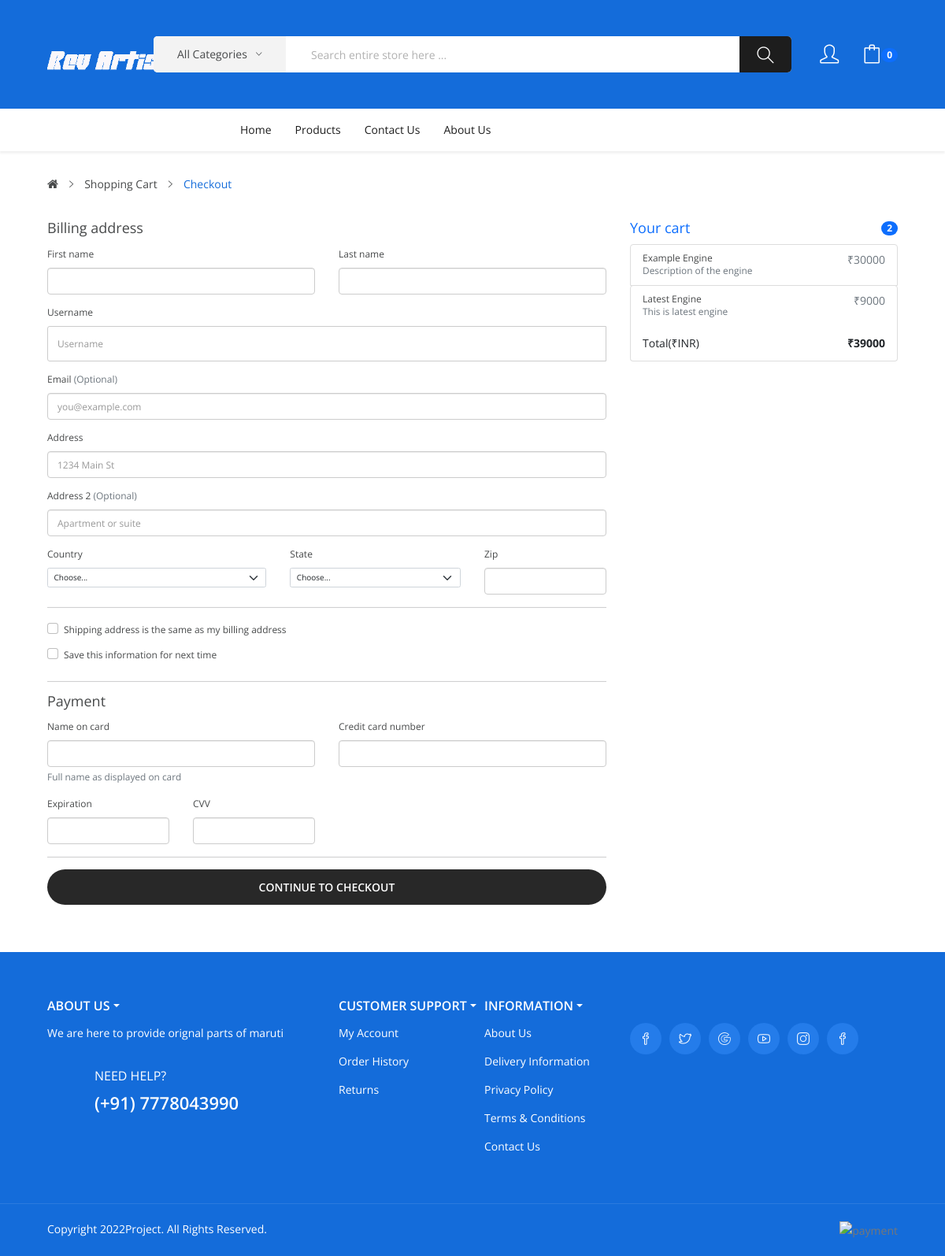
/products/checkout/ (signed in), run on the app's committed database.
### products/models.py (models this page shows, shortened)
class Cart(models.Model):
    user = models.ForeignKey(to=User, on_delete=models.CASCADE)
    product = models.ForeignKey(to=Product, on_delete=models.CASCADE)
    quantity = models.IntegerField(default=1)
    total = models.IntegerField(null=True, blank=True)

class Product(models.Model):
    name = models.CharField(max_length=200, null=False, blank=False)
    slug = models.SlugField(max_length=100, null=True, blank=True, unique=True)
    description = models.TextField(null=False, blank=False)
    price = models.FloatField()
    image = models.ImageField(upload_to='products')
    quantity = models.IntegerField()
    available = models.BooleanField(null=False)
    brand = models.CharField(max_length=150, null=False, blank=False)
    category = models.ForeignKey(to=Category, on_delete=models.CASCADE)
    created_at = models.DateTimeField(default=datetime.now(), editable=False)

### products/views.py (the view)
# urls.py: path('checkout/',views.checkout, name='checkout'),
def checkout(request):
     if request.method == 'GET':
        cart = Cart.objects.filter(user=request.user)
        cart_total=0
        context = {}
        for c in cart:
            cart_total += c.total
        context = {
            'cart':cart,
            'total':cart_total
        }
        return render(request,'Rev_Artisan/checkout.html',context)

### templates/Rev_Artisan/checkout.html (shortened to what this page needs)
{% extends 'Rev_Artisan/base.html' %}
{% block content %}
<div class="breadcrumbs">
    <div class="container">
        <div class="container-inner">
            <ul class="breadcrumb">
                <li><a href="{% url 'home-page' %}"><i class="fa fa-home"></i></a></li>
                <li><a href="{% url 'cart' %}">Shopping Cart</a></li>
                <li><a href="{% url 'checkout' %}">Checkout</a></li>
            </ul>
        </div>
    </div>
</div>
<br>
<div class="container">
    <main>
        <div class="row g-5">
            <div class="col-md-5 col-lg-4 order-md-last">
                <h4 class="d-flex justify-content-between align-items-center mb-3">
                    <span class="text-primary">Your cart</span>
                    <span class="badge bg-primary rounded-pill">{{ cart|length }}</span>
                </h4>
                {% for view in cart %}
                <ul class="list-group mb-3">
                    <li class="list-group-item d-flex justify-content-between lh-sm">
                        <div>
                            <h6 class="my-0">{{view.product.name}}</h6>
                            <small class="text-muted">{{view.product.description}}</small>
                        </div>
                        <span class="text-muted">₹{{view.total}}</span>
                    </li>
                    {% endfor %}
                    <li class="list-group-item d-flex justify-content-between">
                        <span>Total(₹INR)</span>
                        <strong>₹{{ total }}</strong>
                    </li>
                </ul>
            </div>
            <div class="col-md-7 col-lg-8">
                <h4 class="mb-3">Billing address</h4>
                <form class="needs-validation" novalidate>
                    <div class="row g-3">
                        <div class="col-sm-6">
                            <label for="firstName" class="form-label">First name</label>
                            <input type="text" class="form-control" id="firstName" placeholder="" value="" required>
                        </div>
                        <div class="col-sm-6">
                            <label for="lastName" class="form-label">Last name</label>
                            <input type="text" class="form-control" id="lastName" placeholder="" value="" required>
                        </div>
                        <div class="col-sm-12">
                            <label for="username" class="form-label">Username</label>
                            <div class="input-group has-validation">
                                <input type="text" class="form-control" id="username" placeholder="Username" required>
                            </div>
                        </div>
                        <div class="col-sm-12">
                            <label for="email" class="form-label">Email <span
                                    class="text-muted">(Optional)</span></label>
                            <input type="email" class="form-control" id="email" placeholder="you@example.com">
                        </div>
                        <div class="col-sm-12">
                            <label for="address" class="form-label">Address</label>
                            <input type="text" class="form-control" id="address" placeholder="1234 Main St" required>
                        </div>
                        <div class="col-sm-12">
                            <label for="address2" class="form-label">Address 2 <span
                                    class="text-muted">(Optional)</span></label>
                            <input type="text" class="form-control" id="address2" placeholder="Apartment or suite">
                        </div>
                        <div class="col-md-5">
                            <label for="country" class="form-label">Country</label>
                            <select class="form-select" id="country" required>
                                <option value="">Choose...</option>
                            </select>
                        </div>
                        <div class="col-md-4">
                            <label for="state" class="form-label">State</label>
                            <select class="form-select" id="state" required>
                                <option value="">Choose...</option>
                            </select>
                        </div>
                        <div class="col-md-3">
                            <label for="zip" class="form-label">Zip</label>
                            <input type="text" class="form-control" id="zip" placeholder="" required>
                        </div>
                    </div>
                    <hr class="my-4">
                    <div class="form-check">
                        <input type="checkbox" class="form-check-input" id="same-address">
                        <label class="form-check-label" for="same-address">Shipping address is the same as my billing
                            address</label>
                    </div>
                    <div class="form-check">
                        <input type="checkbox" class="form-check-input" id="save-info">
                        <label class="form-check-label" for="save-info">Save this information for next time</label>
                    </div>
                    <hr class="my-4">
                    <h4 class="mb-3">Payment</h4>
                    <div class="row gy-3">
                        <div class="col-md-6">
                            <label for="cc-name" class="form-label">Name on card</label>
                            <input type="text" class="form-control" id="cc-name" placeholder="" required>
                            <small class="text-muted">Full name as displayed on card</small>
                        </div>
                        <div class="col-md-6">
                            <label for="cc-number" class="form-label">Credit card number</label>
                            <input type="text" class="form-control" id="cc-number" placeholder="" required>
                        </div>
                        <div class="col-md-3">
                            <label for="cc-expiration" class="form-label">Expiration</label>
                            <input type="text" class="form-control" id="cc-expiration" placeholder="" required>
                        </div>
                        <div class="col-md-3">
                            <label for="cc-cvv" class="form-label">CVV</label>
                            <input type="text" class="form-control" id="cc-cvv" placeholder="" required>
                        </div>
                    </div>
                    <hr class="my-4">
                    <button class="w-100 btn btn-primary btn-lg" type="submit">Continue to checkout</button>
                </form>
            </div>
        </div>
    </main>
</div>
</div>
{% endblock content %}

### static/Rev_artisan/theme.css (style rules this page uses)
body { font-family: 'Open Sans', sans-serif }
h1, h2, h3, h4, h5, h6 { font-family: 'Open Sans', sans-serif }
body { font-size: 1.4rem; font-weight: 400; color: #47494A }
h1, h2, h3, h4, h5, h6 { font-weight: 400; color: #47494A }
a { color: #47494A }
button, .btn, .btn-primary { color: #FFFFFF; background-color: #282828; border-color: #282828; background-image: none }

### data on the page
Cart: product.name "Example Engine", product.description "Description of the engine", total "30000"
Cart: product.name "Latest Engine", product.description "This is latest engine", total "9000"

### other printed values
{{ request.user.cart|length }} "0"
{{ cart|length }} "2"
{{ total }} "39000"
